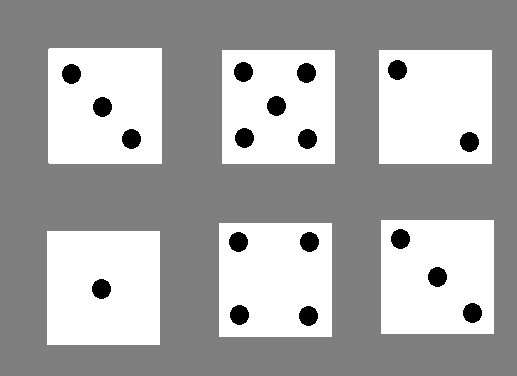
%> input picture matlab/image-processing/zar/zar.png, 517 x 376 px
$ octave zar.m   (GNU Octave 9; MATLAB toolbox functions it lacks are replaced by stand-ins)
%> lines starting %> are read from the running program, lines starting %| are printed output that depends on the picture; in (x1, y1, x2, y2) boxes, pixels count from 0 and x2, y2 are one past the last pixel; in counts of white or black regions, pixels touching at a corner belong together; the program's own positions count from 1

clc
clear
%1) resimde kaç adet zar var? cevap m adet
i=imread('zar.png');
%> i is the input picture: size 376x517x3 uint8; min 0, max 255, mean 171.1
level=graythresh(i);
%> level = 0.747
bw=im2bw(i,level);
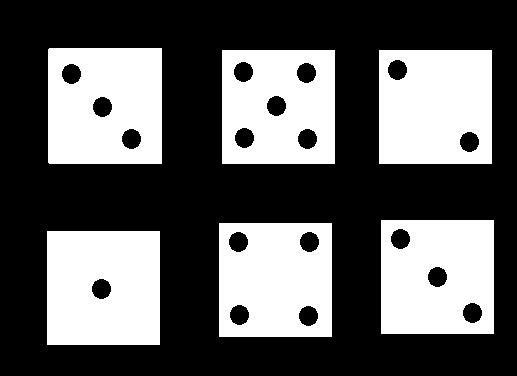
%> bw: size 376x517 logical; 37.2% white; 6 white regions, box (x1, y1, x2, y2) and area: (47, 231, 160, 345) 12586, (48, 48, 162, 164) 12334, (379, 50, 492, 164) 12290, (381, 220, 494, 334) 11994, (219, 223, 332, 337) 11698, (222, 50, 335, 164) 11402
[L,N] = bwlabel(bw);
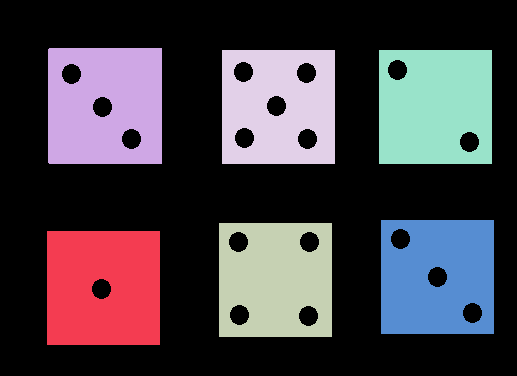
%> L: size 376x517 double; 7 distinct labels, from 0 to 6; one colour per label, 0 black
%> N = 6
m=max(L(:))
%> m = 6


neg = 1-bw;
[L2,N2] = bwlabel(neg);
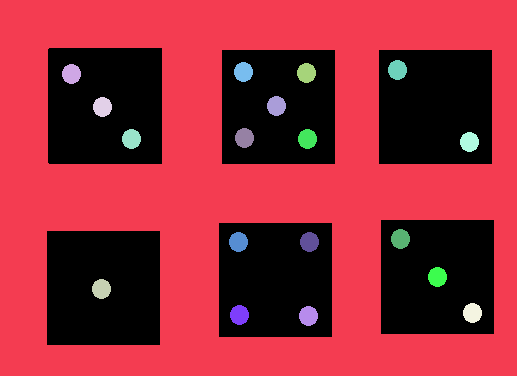
%> L2: size 376x517 double; 20 distinct labels, from 0 to 19; one colour per label, 0 black
%> N2 = 19
%N2-1  %toplam nokta sayýsý
m2=max(L2(:))
%> m2 = 19
m2=m2-1; %label 1 olarak resmin tamamýný etiketler yani nokta deðildir
%> m2 = 18

subplot(1,2,1);imshow(bw); title(['toplam ',num2str(m), ' adet zar var']);
subplot(1,2,2);imshow(neg); title(['zarlarda toplam ',num2str(m2), ' adet nokta var']);
